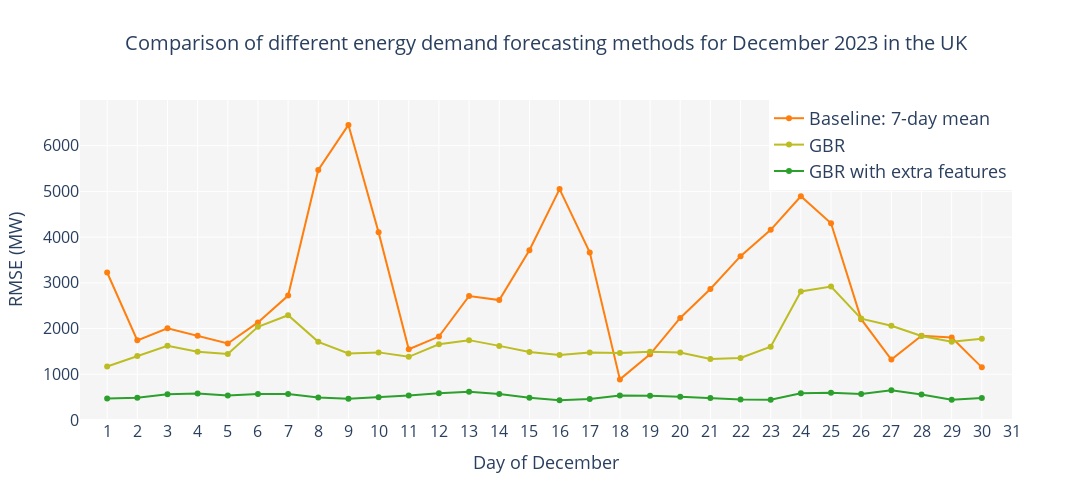

The code cell stored with this chart in its notebook:
### Code cell
import plotly.graph_objects as go

# Make x axis go from 1 to 31 (all December days)
x_days = list(range(1, 32))

# Prepare y values for each model, filling missing days with None for gaps
def fill_rmse_by_day(results_df):
    rmse_by_day = {d.day: v for d, v in zip(results_df["test_start"], results_df["rmse"])}
    return [rmse_by_day.get(day, None) for day in x_days]

y_7d = fill_rmse_by_day(results_7_day_mean)
y_ML = fill_rmse_by_day(results_ML)
y_extra = fill_rmse_by_day(results_ML_extra_features)

fig = go.Figure()
fig.add_trace(go.Scatter(
    x=x_days,
    y=y_7d,
    mode='lines+markers',
    name='Baseline: 7-day mean',
    line=dict(color='#ff7f0e')
))
fig.add_trace(go.Scatter(
    x=x_days,
    y=y_ML,
    mode='lines+markers',
    name='GBR',
    line=dict(color='#bcbd22')
))
fig.add_trace(go.Scatter(
    x=x_days,
    y=y_extra,
    mode='lines+markers',
    name='GBR with extra features',
    line=dict(color='#2ca02c')
))

fig.update_layout(
    title="Comparison of different energy demand forecasting methods for December 2023 in the UK",
    xaxis_title="Day of December",
    yaxis_title="RMSE (MW)",
    plot_bgcolor='whitesmoke',
    legend=dict(
        font=dict(size=18),
        x=1,
        y=1,
        xanchor='right',
        yanchor='top'
    ),
    title_font=dict(size=20),
    title_x=0.5,
    xaxis=dict(
        tickmode='linear',
        tick0=1,
        dtick=1,
        range=[0.1, 31],
        tickfont=dict(size=16),
        title_font=dict(size=18)
    ),
    yaxis=dict(
        range=[0, 6999],
        tickfont=dict(size=16), 
        title_font=dict(size=18)
        ),
    width=1100,
    height=500
)

fig.show()

### Figure 1 — Plotly figure (JSON) as saved in the notebook; plotly's stock layout.template omitted (floating-point values rounded to 4 significant figures)
{"data": [{"line": {"color": "#ff7f0e"}, "mode": "lines+markers", "name": "Baseline: 7-day mean", "type": "scatter", "x": [1, 2, 3, 4, 5, 6, 7, 8, 9, 10, 11, 12, 13, 14, 15, 16, 17, 18, 19, 20, 21, 22, 23, 24, 25, 26, 27, 28, 29, 30, 31], "y": [3226.0, 1742.0, 2005.0, 1844.0, 1674.0, 2134.0, 2721.0, 5469.0, 6454.0, 4104.0, 1547.0, 1825.0, 2713.0, 2623.0, 3713.0, 5050.0, 3666.0, 888.3, 1436.0, 2233.0, 2866.0, 3583.0, 4159.0, 4893.0, 4305.0, 2205.0, 1323.0, 1843.0, 1804.0, 1152.0, null]}, {"line": {"color": "#bcbd22"}, "mode": "lines+markers", "name": "GBR", "type": "scatter", "x": [1, 2, 3, 4, 5, 6, 7, 8, 9, 10, 11, 12, 13, 14, 15, 16, 17, 18, 19, 20, 21, 22, 23, 24, 25, 26, 27, 28, 29, 30, 31], "y": [1171.0, 1401.0, 1624.0, 1494.0, 1442.0, 2038.0, 2291.0, 1710.0, 1455.0, 1479.0, 1382.0, 1657.0, 1747.0, 1621.0, 1489.0, 1419.0, 1475.0, 1466.0, 1490.0, 1474.0, 1335.0, 1355.0, 1604.0, 2811.0, 2919.0, 2218.0, 2061.0, 1837.0, 1713.0, 1779.0, null]}, {"line": {"color": "#2ca02c"}, "mode": "lines+markers", "name": "GBR with extra features", "type": "scatter", "x": [1, 2, 3, 4, 5, 6, 7, 8, 9, 10, 11, 12, 13, 14, 15, 16, 17, 18, 19, 20, 21, 22, 23, 24, 25, 26, 27, 28, 29, 30, 31], "y": [468.7, 485.1, 562.9, 580.2, 534.4, 567.4, 567.0, 492.9, 465.1, 498.9, 534.6, 583.8, 615.9, 567.2, 488.9, 429.5, 460.5, 536.1, 532.7, 510.2, 482.4, 450.4, 441.0, 583.6, 597.1, 567.9, 651.5, 557.5, 442.0, 479.5, null]}], "layout": {"height": 500, "legend": {"font": {"size": 18}, "x": 1, "xanchor": "right", "y": 1, "yanchor": "top"}, "plot_bgcolor": "whitesmoke", "title": {"font": {"size": 20}, "text": "Comparison of different energy demand forecasting methods for December 2023 in the UK", "x": 0.5}, "width": 1100, "xaxis": {"dtick": 1, "range": [0.1, 31], "tick0": 1, "tickfont": {"size": 16}, "tickmode": "linear", "title": {"font": {"size": 18}, "text": "Day of December"}}, "yaxis": {"range": [0, 6999], "tickfont": {"size": 16}, "title": {"font": {"size": 18}, "text": "RMSE (MW)"}}}}
